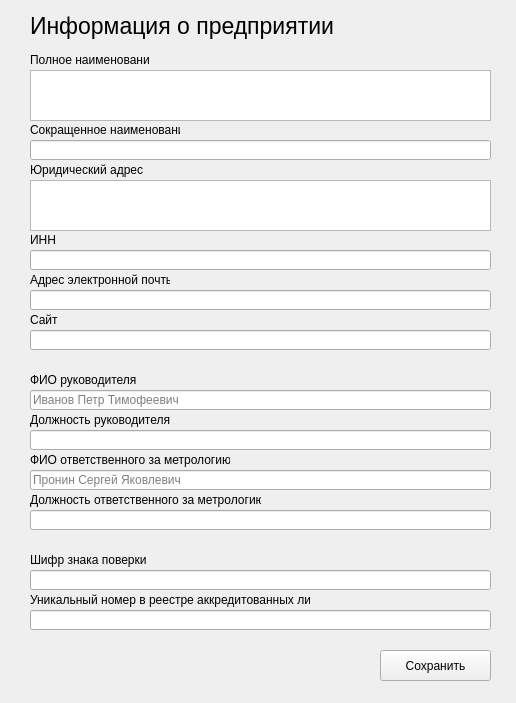
<?xml version="1.0" encoding="UTF-8"?>
<ui version="4.0">
 <class>Form</class>
 <widget class="QWidget" name="Form">
  <property name="geometry">
   <rect>
    <x>0</x>
    <y>0</y>
    <width>516</width>
    <height>703</height>
   </rect>
  </property>
  <property name="windowTitle">
   <string>Form</string>
  </property>
  <widget class="QLabel" name="label">
   <property name="geometry">
    <rect>
     <x>30</x>
     <y>10</y>
     <width>311</width>
     <height>31</height>
    </rect>
   </property>
   <property name="font">
    <font>
     <pointsize>17</pointsize>
    </font>
   </property>
   <property name="text">
    <string>Информация о предприятии</string>
   </property>
  </widget>
  <widget class="QTextEdit" name="textEdit_full_name">
   <property name="geometry">
    <rect>
     <x>30</x>
     <y>70</y>
     <width>461</width>
     <height>51</height>
    </rect>
   </property>
   <property name="acceptRichText">
    <bool>false</bool>
   </property>
  </widget>
  <widget class="QLabel" name="label_2">
   <property name="geometry">
    <rect>
     <x>30</x>
     <y>50</y>
     <width>120</width>
     <height>20</height>
    </rect>
   </property>
   <property name="text">
    <string>Полное наименование</string>
   </property>
  </widget>
  <widget class="QLabel" name="label_3">
   <property name="geometry">
    <rect>
     <x>30</x>
     <y>120</y>
     <width>150</width>
     <height>20</height>
    </rect>
   </property>
   <property name="text">
    <string>Сокращенное наименование</string>
   </property>
  </widget>
  <widget class="QLineEdit" name="lineEdit_short_name">
   <property name="geometry">
    <rect>
     <x>30</x>
     <y>140</y>
     <width>461</width>
     <height>20</height>
    </rect>
   </property>
  </widget>
  <widget class="QLabel" name="label_4">
   <property name="geometry">
    <rect>
     <x>30</x>
     <y>160</y>
     <width>150</width>
     <height>20</height>
    </rect>
   </property>
   <property name="text">
    <string>Юридический адрес</string>
   </property>
  </widget>
  <widget class="QTextEdit" name="textEdit_adress">
   <property name="geometry">
    <rect>
     <x>30</x>
     <y>180</y>
     <width>461</width>
     <height>51</height>
    </rect>
   </property>
   <property name="acceptRichText">
    <bool>false</bool>
   </property>
  </widget>
  <widget class="QLineEdit" name="lineEdit_inn">
   <property name="geometry">
    <rect>
     <x>30</x>
     <y>250</y>
     <width>461</width>
     <height>20</height>
    </rect>
   </property>
  </widget>
  <widget class="QLabel" name="label_5">
   <property name="geometry">
    <rect>
     <x>30</x>
     <y>230</y>
     <width>31</width>
     <height>20</height>
    </rect>
   </property>
   <property name="text">
    <string>ИНН</string>
   </property>
  </widget>
  <widget class="QLineEdit" name="lineEdit_email">
   <property name="geometry">
    <rect>
     <x>30</x>
     <y>290</y>
     <width>461</width>
     <height>20</height>
    </rect>
   </property>
  </widget>
  <widget class="QLabel" name="label_6">
   <property name="geometry">
    <rect>
     <x>30</x>
     <y>270</y>
     <width>140</width>
     <height>20</height>
    </rect>
   </property>
   <property name="text">
    <string>Адрес электронной почты</string>
   </property>
  </widget>
  <widget class="QLineEdit" name="lineEdit_site">
   <property name="geometry">
    <rect>
     <x>30</x>
     <y>330</y>
     <width>461</width>
     <height>20</height>
    </rect>
   </property>
  </widget>
  <widget class="QLabel" name="label_7">
   <property name="geometry">
    <rect>
     <x>30</x>
     <y>310</y>
     <width>31</width>
     <height>20</height>
    </rect>
   </property>
   <property name="text">
    <string>Сайт</string>
   </property>
  </widget>
  <widget class="QLineEdit" name="lineEdit_boss">
   <property name="geometry">
    <rect>
     <x>30</x>
     <y>390</y>
     <width>461</width>
     <height>20</height>
    </rect>
   </property>
   <property name="placeholderText">
    <string>Иванов Петр Тимофеевич</string>
   </property>
  </widget>
  <widget class="QLabel" name="label_8">
   <property name="geometry">
    <rect>
     <x>30</x>
     <y>370</y>
     <width>111</width>
     <height>20</height>
    </rect>
   </property>
   <property name="text">
    <string>ФИО руководителя</string>
   </property>
  </widget>
  <widget class="QLineEdit" name="lineEdit_boss_title">
   <property name="geometry">
    <rect>
     <x>30</x>
     <y>430</y>
     <width>461</width>
     <height>20</height>
    </rect>
   </property>
  </widget>
  <widget class="QLabel" name="label_9">
   <property name="geometry">
    <rect>
     <x>30</x>
     <y>410</y>
     <width>141</width>
     <height>20</height>
    </rect>
   </property>
   <property name="text">
    <string>Должность руководителя</string>
   </property>
  </widget>
  <widget class="QLineEdit" name="lineEdit_metrolog">
   <property name="geometry">
    <rect>
     <x>30</x>
     <y>470</y>
     <width>461</width>
     <height>20</height>
    </rect>
   </property>
   <property name="placeholderText">
    <string>Пронин Сергей Яковлевич</string>
   </property>
  </widget>
  <widget class="QLabel" name="label_10">
   <property name="geometry">
    <rect>
     <x>30</x>
     <y>450</y>
     <width>200</width>
     <height>20</height>
    </rect>
   </property>
   <property name="text">
    <string>ФИО ответственного за метрологию</string>
   </property>
  </widget>
  <widget class="QLineEdit" name="lineEdit_metrolog_title">
   <property name="geometry">
    <rect>
     <x>30</x>
     <y>510</y>
     <width>461</width>
     <height>20</height>
    </rect>
   </property>
  </widget>
  <widget class="QLabel" name="label_11">
   <property name="geometry">
    <rect>
     <x>30</x>
     <y>490</y>
     <width>231</width>
     <height>20</height>
    </rect>
   </property>
   <property name="text">
    <string>Должность ответственного за метрологию</string>
   </property>
  </widget>
  <widget class="QLineEdit" name="lineEdit_code_mark">
   <property name="geometry">
    <rect>
     <x>30</x>
     <y>570</y>
     <width>461</width>
     <height>20</height>
    </rect>
   </property>
  </widget>
  <widget class="QLabel" name="label_12">
   <property name="geometry">
    <rect>
     <x>30</x>
     <y>550</y>
     <width>231</width>
     <height>20</height>
    </rect>
   </property>
   <property name="text">
    <string>Шифр знака поверки</string>
   </property>
  </widget>
  <widget class="QLineEdit" name="lineEdit_accred_number">
   <property name="geometry">
    <rect>
     <x>30</x>
     <y>610</y>
     <width>461</width>
     <height>20</height>
    </rect>
   </property>
  </widget>
  <widget class="QLabel" name="label_13">
   <property name="geometry">
    <rect>
     <x>30</x>
     <y>590</y>
     <width>280</width>
     <height>20</height>
    </rect>
   </property>
   <property name="text">
    <string>Уникальный номер в реестре аккредитованных лиц</string>
   </property>
  </widget>
  <widget class="QPushButton" name="pushButton_save">
   <property name="geometry">
    <rect>
     <x>380</x>
     <y>650</y>
     <width>111</width>
     <height>31</height>
    </rect>
   </property>
   <property name="text">
    <string>Сохранить</string>
   </property>
  </widget>
 </widget>
 <resources/>
 <connections/>
</ui>
